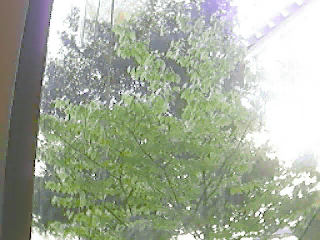
#> input picture frame 44 of data/tree.avi, 320 x 240 px, given in place of vtest.avi, which was not available
$ jupyter execute 'MIDTERMS_201620207 컴퓨터정보공학부 김상순.ipynb'   (text cells are left out)
#> lines starting #> are read from the running program, lines starting #| are printed output that depends on the picture; pictures that were not available may be replaced by others from this repository, and a replacement may not be noted
[cell 1]
import cv2

[cell 2]
cap = cv2.VideoCapture('./data/vtest.avi')
# gray = cv2.cvtColor(cap, cv2.COLOR_BGR2GRAY)
frame_size = (int(cap.get(cv2.CAP_PROP_FRAME_WIDTH)), int(cap.get(cv2.CAP_PROP_FRAME_HEIGHT)))
print('frame_size =', frame_size)

while True:
    retval, frame = cap.read()   # 프레임 캡쳐
#> frame is the input picture: shape (240, 320, 3); mean B, G, R 153, 171.5, 162.9
    gray = cv2.cvtColor(frame, cv2.COLOR_BGR2GRAY)  # 그레이 영상으로 변환
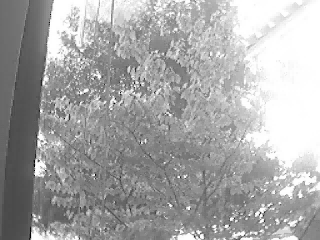
#> gray: shape (240, 320); min 0, max 255, mean 166.8
    if not retval:
        break

    cv2.imshow('original', frame)
    cv2.imshow('gray', gray)

    key = cv2.waitKey(25)
#> (key Esc is pressed here)
    if key == 27:  # ESC
        break

if cap.isOpened():
    cap.release()

cv2.destroyAllWindows()

[cell 3]
import cv2
import numpy as np

[cell 4]
def onChange(pos):  # 트랙바 핸들러
    n = cv2.getTrackbarPos('alpha', 'si')
    alpha = n / 100
    ci = np.uint8(si * (1 + alpha))

    cv2.imshow('si', ci)

[cell 5]
src = cv2.imread('./data/baboon.jpg', cv2.IMREAD_GRAYSCALE) # grayscale로 이미지 로딩
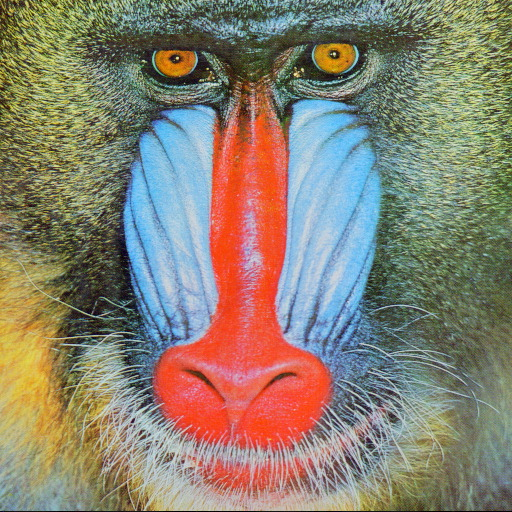
#> input picture data/baboon.jpg, 512 x 512 px
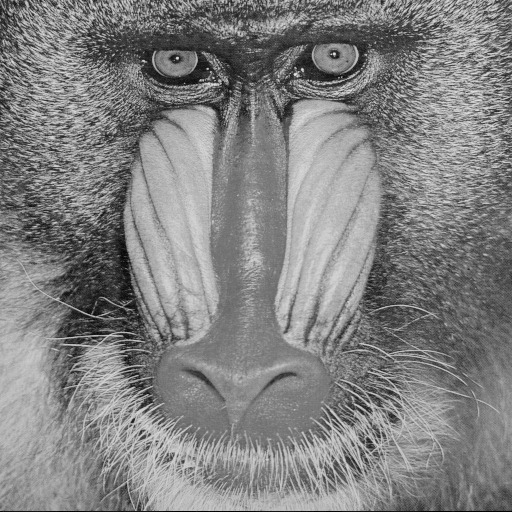
#> src: shape (512, 512); min 0, max 234, mean 129.7

roi = cv2.selectROI(src) # 마우스로 ROI 설정
print('ROI = ', roi)
image = src[roi[1]:roi[1]+roi[3], roi[0]:roi[0]+roi[2]]

si = image.copy()

cv2.imshow('si', si)
cv2.createTrackbar('alpha', 'si', 0, 100, onChange)

cv2.waitKey()
cv2.destroyAllWindows()

$ run again, starting later in the video
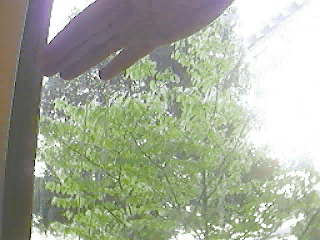
#> input picture frame 199 of data/tree.avi, 320 x 240 px, given in place of vtest.avi, which was not available
#> frame is the input picture: shape (240, 320, 3); mean B, G, R 152.4, 171.3, 164.3
#> `gray = cv2.cvtColor(frame, cv2.COLOR_BGR2GRAY)`:
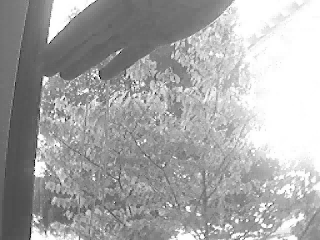
#> gray: shape (240, 320); min 0, max 255, mean 167.1
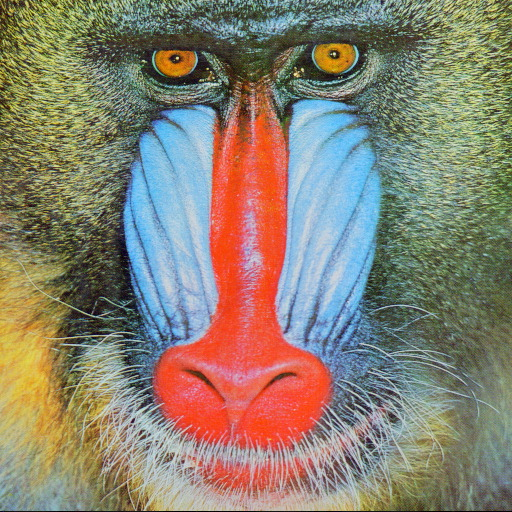
#> input picture data/baboon.jpg, 512 x 512 px
